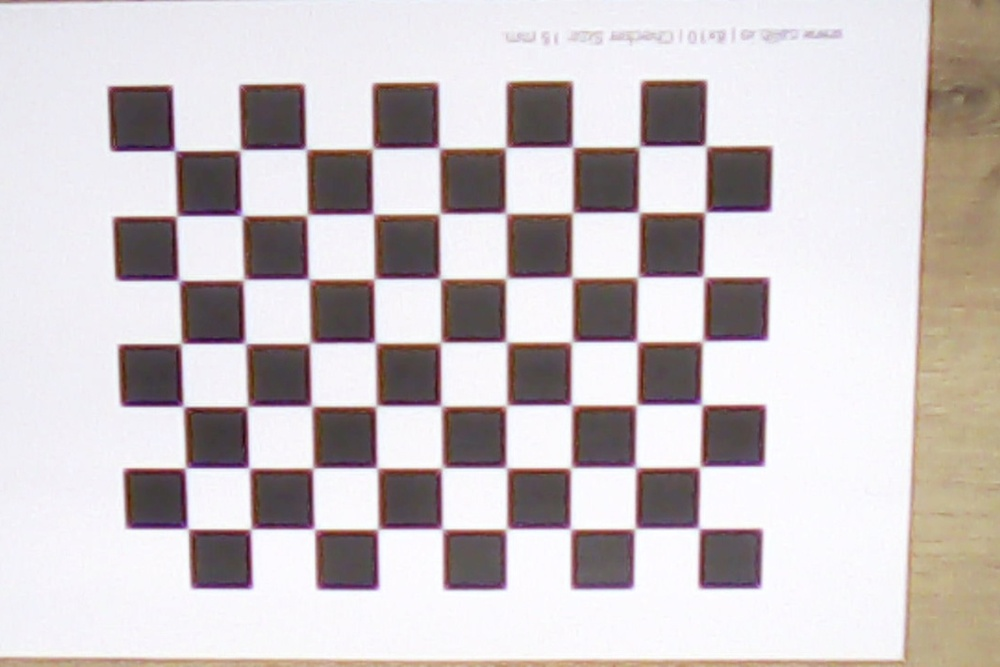
#> input picture cal/1.jpg, 1000 x 667 px, shrunk from 1440 x 960 before the run
$ jupyter execute cal.ipynb
#> lines starting #> are read from the running program, lines starting #| are printed output that depends on the picture; after the words box and inside, x2 and y2 are one past the last pixel; in counts of white or black regions, pixels touching at a corner belong together; long printed decimals are rounded
## Camera Callibration

[cell 1]
import cv2
import numpy as np
import glob
import matplotlib as plt

# Define chessboard size (number of inside corners per row and column)
chessboard_size = (7, 9)

# Prepare object points (0,0,0), (1,0,0), ..., (6,8,0)
objp = np.zeros((chessboard_size[0] * chessboard_size[1], 3), np.float32)
objp[:, :2] = np.mgrid[0:chessboard_size[0], 0:chessboard_size[1]].T.reshape(-1, 2)

# Arrays to store object points and image points from all images
objpoints = []  # 3D points in real-world space
imgpoints = []  # 2D points in image plane

# Load all calibration images
images = glob.glob("1.jpg")  # Change this to load multiple images

if not images:
    print("Error: No calibration images found!")
    exit()

gray = None  # Initialize gray to avoid NameError

for fname in images:
    img = cv2.imread(fname)
#> img is the input picture: shape (667, 1000, 3); mean B, G, R 195.1, 193.6, 201.6
    if img is None:
        print(f"Error: Could not load image {fname}")
        continue

    gray = cv2.cvtColor(img, cv2.COLOR_BGR2GRAY)
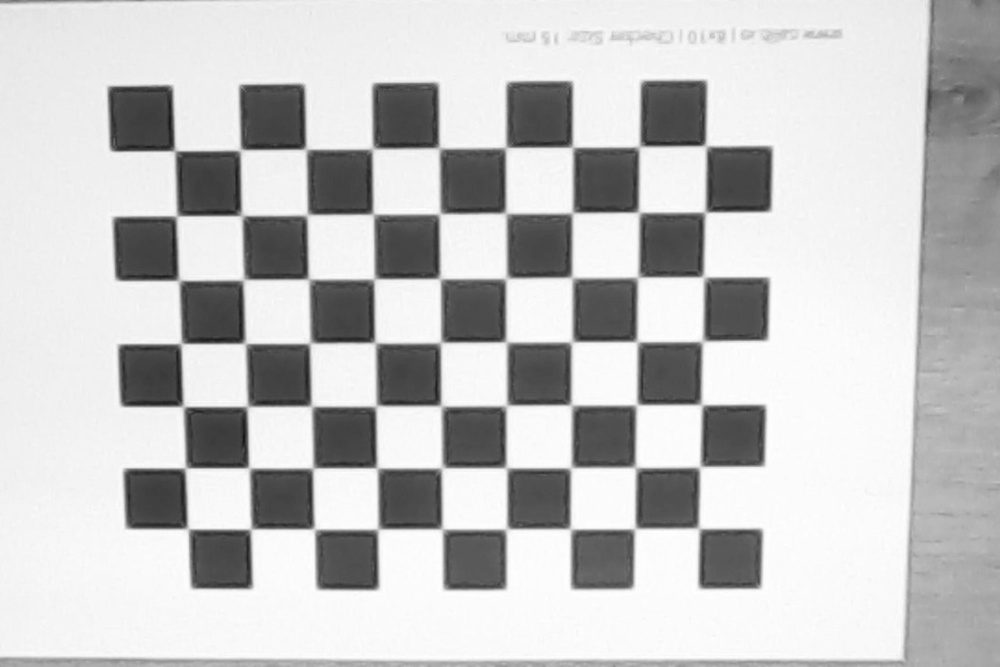
#> gray: shape (667, 1000); min 22, max 255, mean 196.1

    # Find the chessboard corners
    ret, corners = cv2.findChessboardCorners(gray, chessboard_size, None)
#> ret = True; corners = 63 rows, first 8: [188, 528.5], [186.2, 467.5], [183.4, 406.5], [182, 344], [178.5, 281], [176.1, 217], [176, 149.5], [251, 529]

    if ret:
        objpoints.append(objp)
        imgpoints.append(corners)

        # Draw and display the corners
        cv2.drawChessboardCorners(img, chessboard_size, corners, ret)
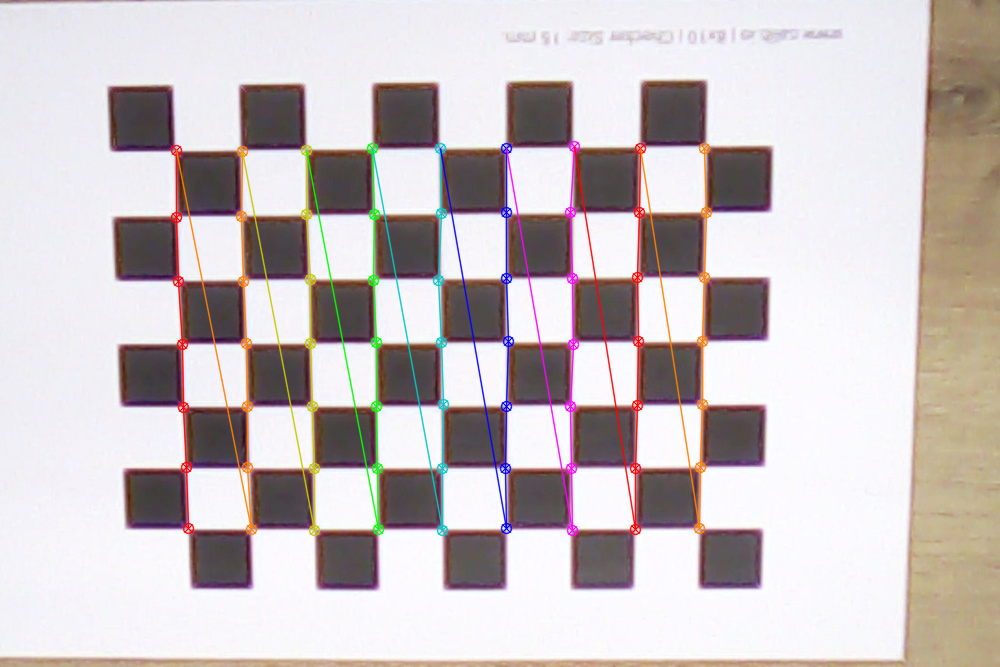
#> img: shape (667, 1000, 3); 3.68% of pixels changed, all inside (x1, y1, x2, y2) = (170, 140, 713, 537)
        cv2.imshow("Corners", img)
        cv2.waitKey(500)

cv2.destroyAllWindows()

# Ensure at least one valid calibration image exists
if not objpoints or gray is None:
    print("Error: No valid images with detected chessboard corners.")
    exit()

# Perform camera calibration
ret, mtx, dist, rvecs, tvecs = cv2.calibrateCamera(objpoints, imgpoints, gray.shape[::-1], None, None)
#> ret = 1.09; mtx = [[779.8, 0, 465.6], [0, 755.1, 397.1], [0, 0, 1]]; dist = [[0.0766, -1.06, -0.00435, -0.00285, 2.5]]; rvecs = ([0.0472, 0.0747, -1.57],); tvecs = ([-4.36, 2.15, 12.24],)

print("Camera Matrix:\n", mtx)
#| Camera Matrix:
#|  [[779.799   0.         465.626]
#|  [  0.         755.058  397.061]
#|  [  0.           0.           1.        ]]
print("Distortion Coefficients:\n", dist)
#| Distortion Coefficients:
#|  [[ 0.07665 -1.058 -0.004353  -0.002847  2.504]]

# Save calibration data
np.save("camera_matrix.npy", mtx)
np.save("dist_coeffs.npy", dist)

print("Camera calibration successful. Data saved.")

$ run again, with cal/2.jpg copied over cal/1.jpg
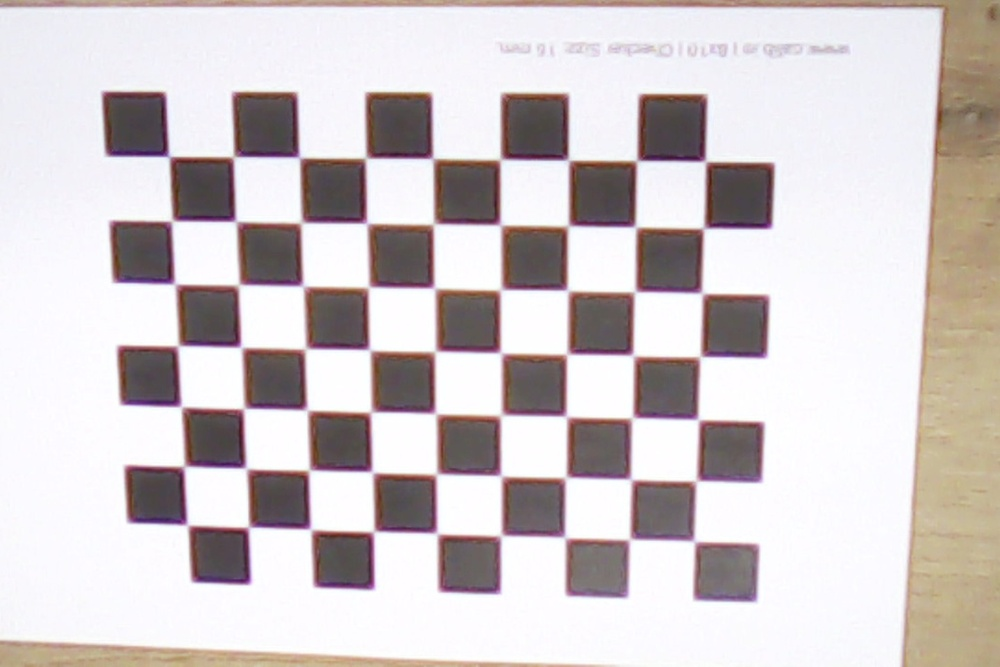
#> input picture cal/2.jpg, 1000 x 667 px, shrunk from 1440 x 960 before the run
#> img is the input picture: shape (667, 1000, 3); mean B, G, R 200.8, 199.8, 207.8
#> `gray = cv2.cvtColor(img, cv2.COLOR_BGR2GRAY)`:
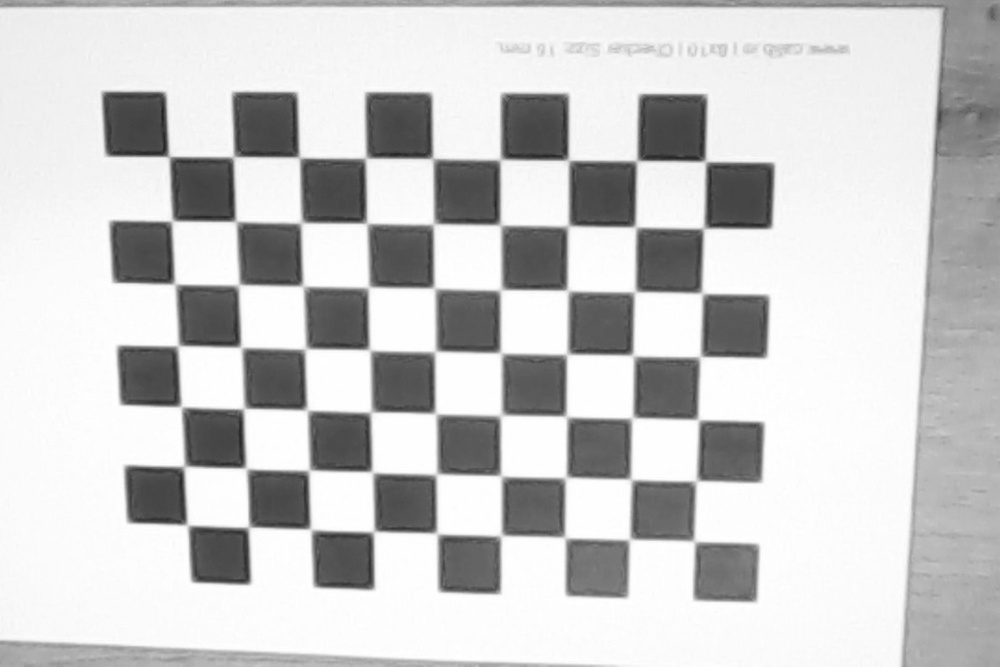
#> gray: shape (667, 1000); min 33, max 255, mean 202.3
#> `ret, corners = cv2.findChessboardCorners(gray, chessboard_size, None)`: ret = True; corners = 63 rows, first 8: [705.2, 159.1], [703.5, 228], [701.5, 293], [700, 357], [698.5, 420], [696.5, 481], [694.5, 541.5], [635.7, 161.7]
#> `cv2.drawChessboardCorners(img, chessboard_size, corners, ret)`:
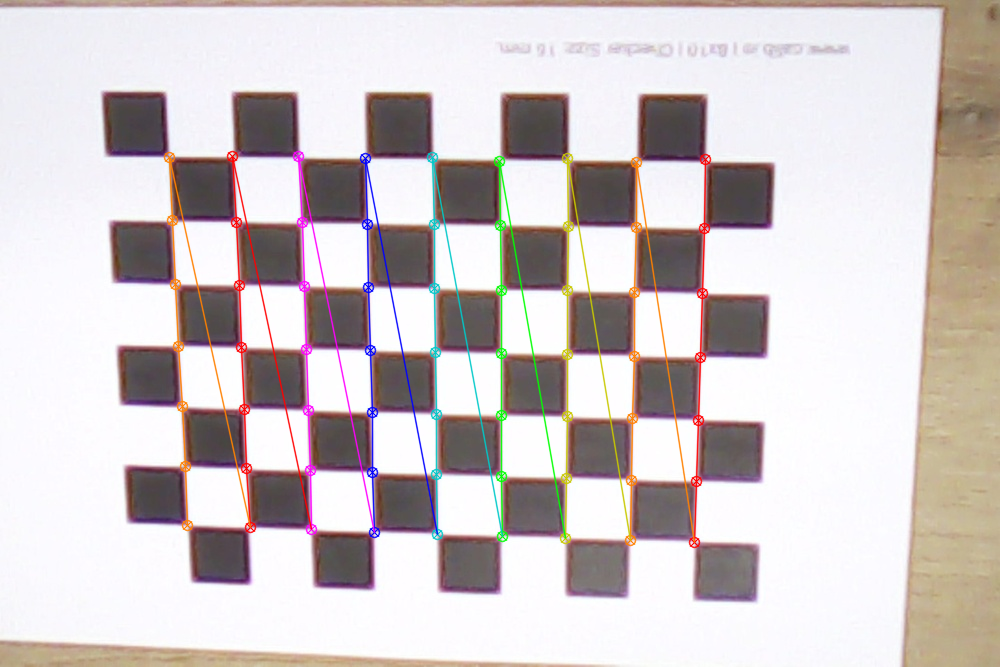
#> img: shape (667, 1000, 3); 3.64% of pixels changed, all inside (x1, y1, x2, y2) = (163, 150, 712, 549)
#> `ret, mtx, dist, rvecs, tvecs = cv2.calibrateCamera(objpoints, imgpoint..`: ret = 0.63; mtx = [[1234.4, 0, 546.2], [0, 1182, 367.3], [0, 0, 1]]; dist = [[-0.0467, 1.36, -0.00843, -0.0144, -12.06]]; rvecs = ([0.214, -0.0478, 1.58],); tvecs = ([2.31, -3.12, 17.84],)
#| Camera Matrix:
#|  [[1.23444880e+03 0.00000000e+00 5.46197928e+02]
#|  [0.00000000e+00 1.18200603e+03 3.67301397e+02]
#|  [0.00000000e+00 0.00000000e+00 1.00000000e+00]]
#| Distortion Coefficients:
#|  [[-4.67295670e-02  1.36101542e+00 -8.42787168e-03 -1.44195873e-02
#|   -1.20616939e+01]]

$ run again, with cal/3.jpg copied over cal/1.jpg
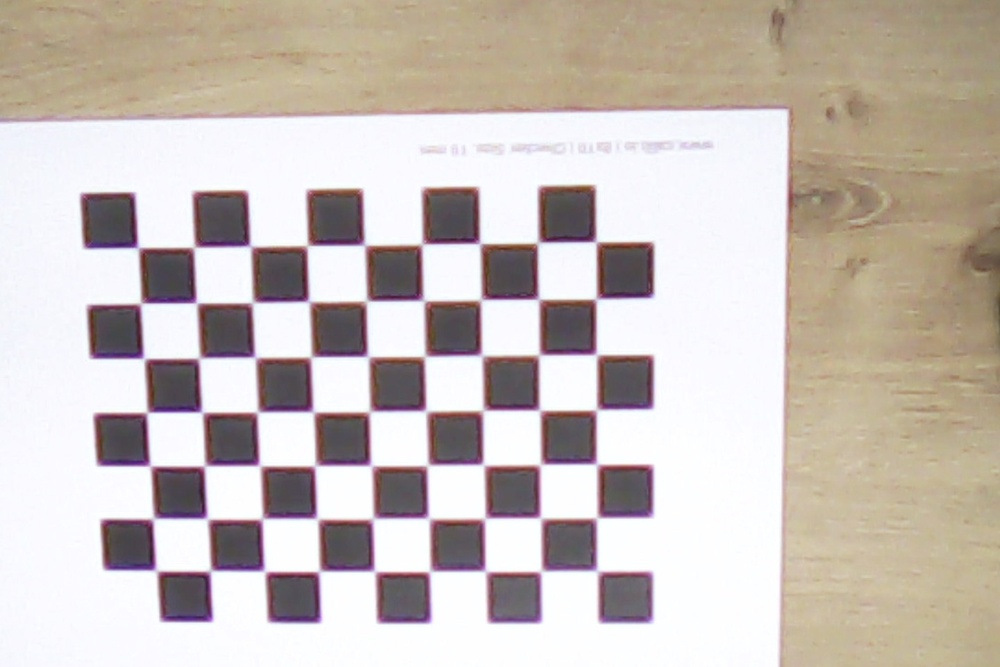
#> input picture cal/3.jpg, 1000 x 667 px, shrunk from 1440 x 960 before the run
#> img is the input picture: shape (667, 1000, 3); mean B, G, R 184.7, 190.3, 200.1
#> `gray = cv2.cvtColor(img, cv2.COLOR_BGR2GRAY)`:
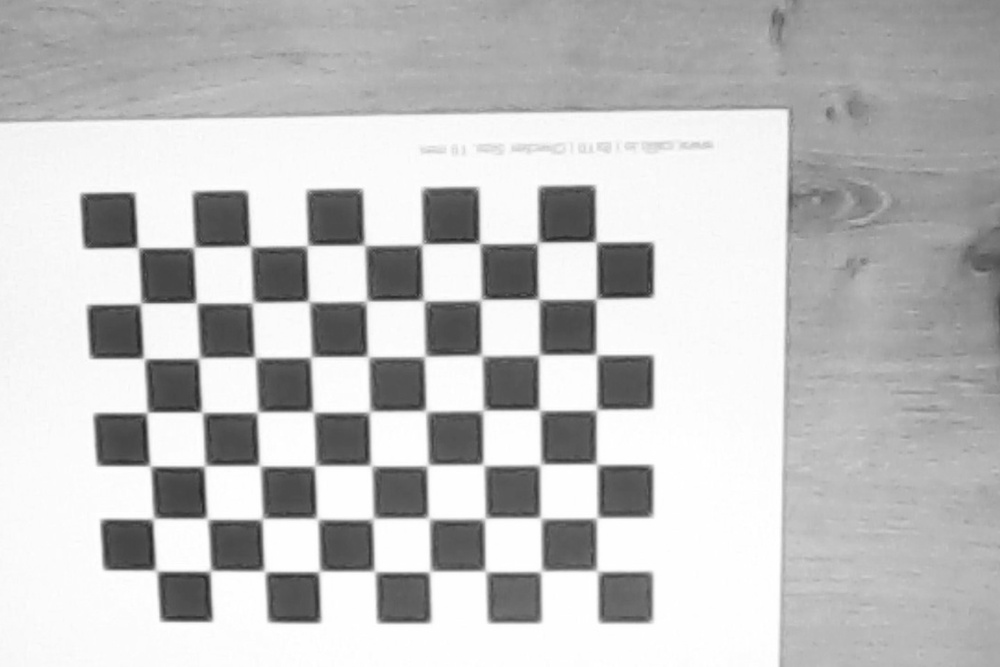
#> gray: shape (667, 1000); min 38, max 255, mean 192.6
#> `ret, corners = cv2.findChessboardCorners(gray, chessboard_size, None)`: ret = True; corners = 63 rows, first 8: [595.8, 242.3], [596, 299], [596.5, 354.5], [596.5, 409.4], [596.5, 464.5], [596.5, 517.5], [597, 571], [537.5, 243]
#> `cv2.drawChessboardCorners(img, chessboard_size, corners, ret)`:
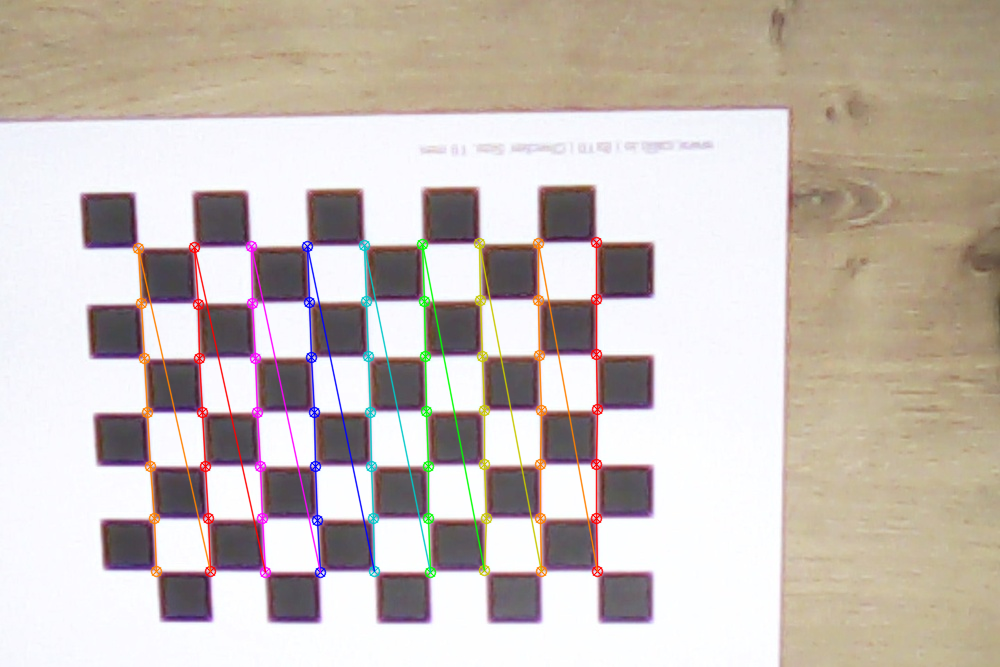
#> img: shape (667, 1000, 3); 3.26% of pixels changed, all inside (x1, y1, x2, y2) = (132, 236, 604, 579)
#> `ret, mtx, dist, rvecs, tvecs = cv2.calibrateCamera(objpoints, imgpoint..`: ret = 0.48; mtx = [[734.2, 0, 538], [0, 706, 427.9], [0, 0, 1]]; dist = [[0.0777, -0.605, -0.00545, -0.00425, 1.02]]; rvecs = ([0.0785, -0.0363, 1.56],); tvecs = ([0.997, -3.32, 12.7],)
#| Camera Matrix:
#|  [[734.216   0.         538.032]
#|  [  0.         706.001 427.886]
#|  [  0.           0.           1.        ]]
#| Distortion Coefficients:
#|  [[ 0.07772 -0.605 -0.005448 -0.004245  1.024]]

$ run again, with cal/4.jpg copied over cal/1.jpg
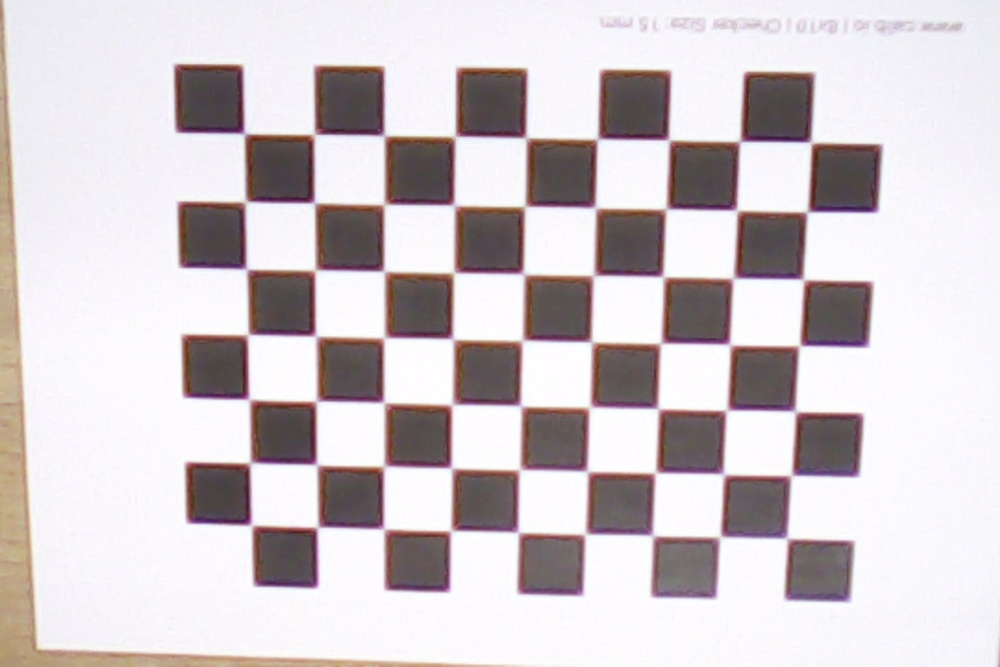
#> input picture cal/4.jpg, 1000 x 667 px, shrunk from 1440 x 960 before the run
#> img is the input picture: shape (667, 1000, 3); mean B, G, R 203.3, 200, 208
#> `gray = cv2.cvtColor(img, cv2.COLOR_BGR2GRAY)`:
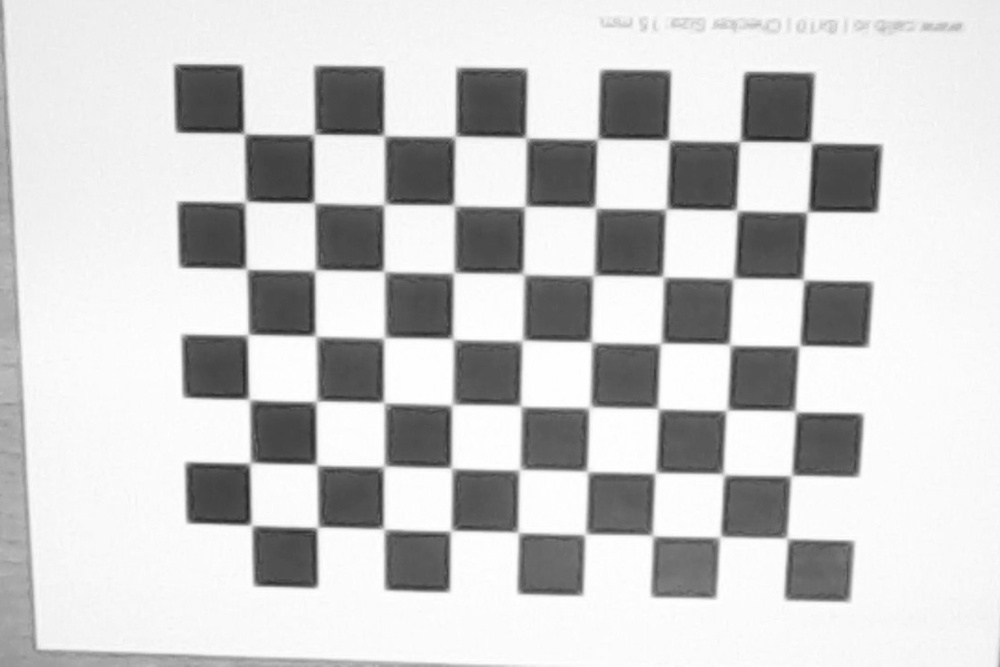
#> gray: shape (667, 1000); min 36, max 255, mean 202.8
#> `ret, corners = cv2.findChessboardCorners(gray, chessboard_size, None)`: ret = True; corners = 63 rows, first 8: [811, 143], [807, 212], [803.5, 280], [799, 345.5], [795.5, 411.5], [791.4, 475.9], [788, 538], [740.5, 142.5]
#> `cv2.drawChessboardCorners(img, chessboard_size, corners, ret)`:
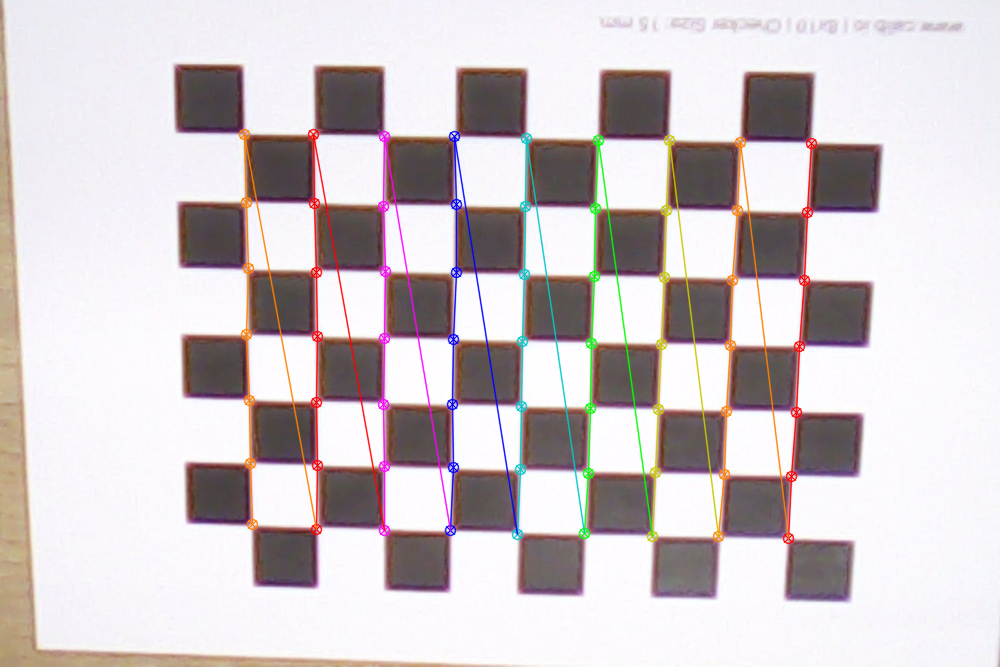
#> img: shape (667, 1000, 3); 3.79% of pixels changed, all inside (x1, y1, x2, y2) = (238, 128, 818, 545)
#> `ret, mtx, dist, rvecs, tvecs = cv2.calibrateCamera(objpoints, imgpoint..`: ret = 1.1; mtx = [[1873.5, 0, 390.6], [0, 1851.8, 292.8], [0, 0, 1]]; dist = [[0.021, -8.95, -0.0019, -0.00386, 106.9]]; rvecs = ([0.256, -0.14, 1.57],); tvecs = ([5.9, -2.12, 25.99],)
#| Camera Matrix:
#|  [[1.87347853e+03 0.00000000e+00 3.90634812e+02]
#|  [0.00000000e+00 1.85175917e+03 2.92823753e+02]
#|  [0.00000000e+00 0.00000000e+00 1.00000000e+00]]
#| Distortion Coefficients:
#|  [[ 2.10343774e-02 -8.94773223e+00 -1.90113768e-03 -3.86493211e-03
#|    1.06921200e+02]]
